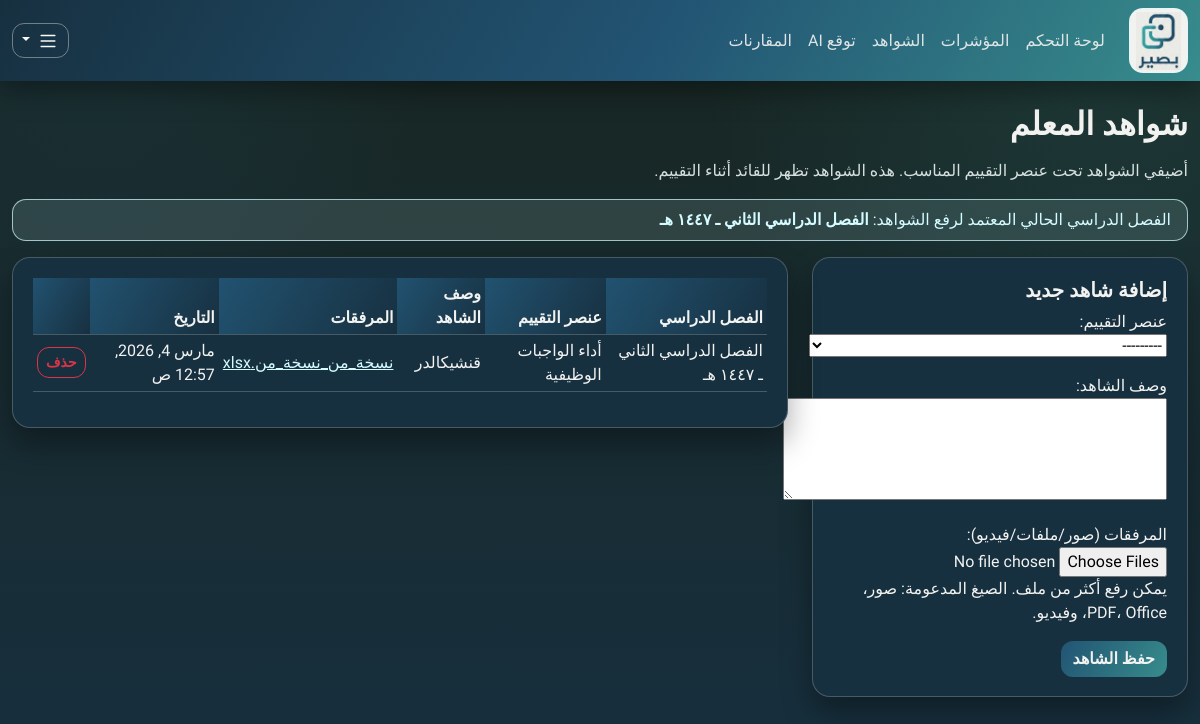
The page /evidences/ (signed in) on the database its author committed.
### apps/cycles/models.py (models this page shows, shortened)
class EvaluationCycle(models.Model):
    school = models.ForeignKey("schools.School", on_delete=models.CASCADE, related_name="cycles")
    name = models.CharField(max_length=100)
    start_date = models.DateField()
    end_date = models.DateField()
    is_active = models.BooleanField(default=True)
    created_at = models.DateTimeField(auto_now_add=True)
    class Meta:
        constraints = [
            models.UniqueConstraint(fields=["school", "name"], name="uq_cycle_school_name"),
            models.CheckConstraint(check=models.Q(end_date__gte=models.F("start_date")), name="ck_cycle_dates_order"),
        ]
        indexes = [models.Index(fields=["school", "is_active"])]

### apps/evaluations/models.py (models this page shows)
class TeacherEvidence(models.Model):
    teacher = models.ForeignKey("teachers.Teacher", on_delete=models.CASCADE, related_name="evidences")
    cycle = models.ForeignKey("cycles.EvaluationCycle", on_delete=models.CASCADE, related_name="evidences")
    criterion = models.ForeignKey("criteria.EvaluationCriterion", on_delete=models.PROTECT, related_name="evidences")
    evidence_text = models.TextField()
    evidence_url = models.URLField(blank=True, default="")
    submitted_by = models.ForeignKey("accounts.User", on_delete=models.PROTECT, related_name="submitted_evidences")
    created_at = models.DateTimeField(auto_now_add=True)
    updated_at = models.DateTimeField(auto_now=True)
    class Meta:
        constraints = [
            models.CheckConstraint(check=~models.Q(evidence_text=""), name="ck_evidence_text_not_empty"),
        ]
        indexes = [
            models.Index(fields=["teacher", "cycle", "created_at"]),
            models.Index(fields=["criterion", "created_at"]),
        ]

class EvidenceAttachment(models.Model):
    evidence = models.ForeignKey(TeacherEvidence, on_delete=models.CASCADE, related_name="attachments")
    file = models.FileField(
        upload_to="evidences/%Y/%m/%d/",
        validators=[
            FileExtensionValidator(
                allowed_extensions=[
                    "jpg",
                    "jpeg",
                    "png",
                    "gif",
                    "webp",
                    "pdf",
                    "doc",
                    "docx",
                    "xls",
                    "xlsx",
                    "ppt",
                    "pptx",
                    "txt",
                    "mp4",
                    "mov",
                    "avi",
                    "mkv",
                    "webm",
                    "m4v",
                ]
            )
        ],
    )
    uploaded_by = models.ForeignKey("accounts.User", on_delete=models.PROTECT, related_name="evidence_attachments")
    uploaded_at = models.DateTimeField(auto_now_add=True)
    class Meta:
        indexes = [
            models.Index(fields=["evidence", "uploaded_at"]),
        ]
    @property
    def filename(self) -> str:
        return os.path.basename(self.file.name)

### apps/criteria/models.py (models this page shows)
class EvaluationCriterion(models.Model):
    key = models.CharField(max_length=64, unique=True)
    name = models.CharField(max_length=255)
    weight_percent = models.PositiveSmallIntegerField()
    order = models.PositiveSmallIntegerField()
    is_active = models.BooleanField(default=True)
    class Meta:
        ordering = ["order"]
        constraints = [
            models.CheckConstraint(check=models.Q(weight_percent__in=[5, 10]), name="ck_criterion_weight_5_or_10"),
        ]
        indexes = [models.Index(fields=["is_active", "order"])]
    def __str__(self) -> str:
        return f"{self.order}. {self.name} ({self.weight_percent}%)"

### apps/ui/views.py (the view)
# urls.py: path("evidences/", views.evidences_page, name="evidences"),
@login_required
def evidences_page(request: HttpRequest) -> HttpResponse:
    if request.user.role != User.Role.TEACHER:
        messages.error(request, "إدخال الشواهد متاح للمعلم فقط.")
        return redirect("ui:dashboard")
    teacher = _teacher_for_user(request.user)
    if teacher is None:
        return render(request, "ui/evidences_missing_profile.html", status=400)
    current_semester = _active_semester_for_school(teacher.school)
    evidences = (
        TeacherEvidence.objects.filter(teacher=teacher)
        .select_related("cycle", "criterion")
        .prefetch_related("attachments")
        .order_by("-created_at")
    )
    if request.method == "POST":
        if current_semester is None:
            messages.error(request, "لا يوجد فصل دراسي نشط. يجب على المدير إضافة فصل دراسي أولاً.")
            return redirect("ui:evidences")
        form = TeacherEvidenceForm(request.POST, request.FILES, user=request.user, teacher=teacher)
        if form.is_valid():
            evidence = form.save(commit=False)
            evidence.teacher = teacher
            evidence.cycle = current_semester
            evidence.submitted_by = request.user
            evidence.save()
            attachments = form.cleaned_data.get("attachments", [])
            for uploaded_file in attachments:
                EvidenceAttachment.objects.create(
                    evidence=evidence,
                    file=uploaded_file,
                    uploaded_by=request.user,
                )
            log_audit(
                actor=request.user,
                action="evidence.created",
                entity_type="TeacherEvidence",
                entity_id=str(evidence.id),
                after={
                    "teacher_id": evidence.teacher_id,
                    "cycle_id": evidence.cycle_id,
                    "criterion_id": evidence.criterion_id,
                    "attachments_count": len(attachments),
                },
            )
            messages.success(request, "تمت إضافة الشاهد بنجاح.")
            return redirect("ui:evidences")
    else:
        form = TeacherEvidenceForm(user=request.user, teacher=teacher)
    return render(
        request,
        "ui/evidences.html",
        {"form": form, "evidences": evidences, "current_semester": current_semester},
    )

### apps/ui/forms.py (shortened to what this page needs)
class TeacherEvidenceForm(forms.ModelForm):
    attachments = MultipleFileField(
        required=True,
        label="المرفقات (صور/ملفات/فيديو)",
        help_text="يمكن رفع أكثر من ملف. الصيغ المدعومة: صور، PDF، Office، وفيديو.",
    )
    class Meta:
        model = TeacherEvidence
        fields = ["criterion", "evidence_text"]
        labels = {
            "criterion": "عنصر التقييم",
            "evidence_text": "وصف الشاهد",
        }
        widgets = {
            "evidence_text": forms.Textarea(attrs={"rows": 4}),
        }
    def __init__(self, *args, **kwargs):
        self.user = kwargs.pop("user")
        self.teacher = kwargs.pop("teacher")
        super().__init__(*args, **kwargs)
        self.fields["criterion"].queryset = EvaluationCriterion.objects.filter(is_active=True).order_by("order")
        self.fields["attachments"].widget.attrs.update(
            {
                "multiple": True,
                "accept": ".jpg,.jpeg,.png,.gif,.webp,.pdf,.doc,.docx,.xls,.xlsx,.ppt,.pptx,.txt,.mp4,.mov,.avi,.mkv,.webm,.m4v",
            }
        )

### apps/ui/views.py (called while the page is built)
def _teacher_for_user(user: User) -> Teacher | None:
    return Teacher.objects.filter(user=user).first()

def _active_semester_for_school(school):
    return (
        EvaluationCycle.objects.filter(school=school, is_active=True)
        .order_by("-start_date")
        .first()
    )

### apps/ui/templates/ui/evidences.html (shortened to what this page needs)
{% extends "ui/base.html" %}
{% block content %}
<h2 class="mb-3">شواهد المعلم</h2>
<p class="text-muted">أضيفي الشواهد تحت عنصر التقييم المناسب. هذه الشواهد تظهر للقائد أثناء التقييم.</p>
{% if current_semester %}
  <div class="alert alert-info py-2">الفصل الدراسي الحالي المعتمد لرفع الشواهد: <strong>{{ current_semester.name }}</strong></div>
{% else %}
  <div class="alert alert-warning py-2">لا يوجد فصل دراسي نشط حالياً. يجب على المدير إضافة فصل دراسي أولاً.</div>
{% endif %}
<div class="row g-4">
  <div class="col-lg-4">
    <div class="card">
      <div class="card-body">
        <h5>إضافة شاهد جديد</h5>
        <form method="post" enctype="multipart/form-data">
          {{ form.as_p }}
          <button class="btn btn-primary" type="submit">حفظ الشاهد</button>
        </form>
      </div>
    </div>
  </div>
  <div class="col-lg-8">
    <div class="card">
      <div class="card-body">
        <div class="table-responsive">
          <table class="table table-sm align-middle">
            <thead>
              <tr>
                <th>الفصل الدراسي</th>
                <th>عنصر التقييم</th>
                <th>وصف الشاهد</th>
                <th>المرفقات</th>
                <th>التاريخ</th>
                <th></th>
              </tr>
            </thead>
            <tbody>
              {% for evidence in evidences %}
              <tr>
                <td>{{ evidence.cycle.name }}</td>
                <td>{{ evidence.criterion.name }}</td>
                <td>{{ evidence.evidence_text|truncatechars:120 }}</td>
                <td>
                  {% for attachment in evidence.attachments.all %}
                    <div><a href="{{ attachment.file.url }}" target="_blank" rel="noopener">{{ attachment.filename }}</a></div>
                  {% empty %}
                    -
                  {% endfor %}
                </td>
                <td>{{ evidence.created_at }}</td>
                <td>
                  <form method="post" action="{% url 'ui:evidence-delete' evidence.id %}">
                    <button class="btn btn-outline-danger btn-sm" type="submit">حذف</button>
                  </form>
                </td>
              </tr>
              {% empty %}
              <tr>
                <td colspan="6" class="text-muted">لا توجد شواهد مضافة حتى الآن.</td>
              </tr>
              {% endfor %}
            </tbody>
          </table>
        </div>
      </div>
    </div>
  </div>
</div>
{% endblock %}

### apps/ui/templates/ui/base.html (style rules this page uses)
:root { --brand-primary: #225473; --brand-deep: #173040; --brand-accent: #378C8C; --accent-warm: #FFEDD4; --accent-cool: #D4FBFF; --bg-main: #182621; --text-main: #F2F2F0; --text-muted: #D6E1DF; --surface: #173040; --surface-soft: #225473; --line: rgba(242, 242, 240, 0.22); --shadow: 0 16px 30px rgba(0, 0, 0, 0.34); }
body { font-family: "Cairo", sans-serif; color: var(--text-main); background: radial-gradient(circle at 92% 8%, rgba(55, 140, 140, 0.16), transparent 30%), radial-gradient(circle at 8% 4%, rgba(34, 84, 115, 0.2), transparent 25%), linear-gradient(180deg, #182621 0%, #173040 100%); min-height: 100vh; }
h1, h2, h3, h4, h5, h6 { font-weight: 700; color: var(--text-main); }
.card { border: 1px solid var(--line); border-radius: 18px; box-shadow: var(--shadow); background: var(--surface); }
.card .card-body { padding: 1.2rem 1.25rem; }
.table { --bs-table-bg: transparent; --bs-table-border-color: var(--line); color: var(--text-main); }
.table thead th { background: linear-gradient(120deg, rgba(34, 84, 115, 0.95), rgba(23, 48, 64, 0.95)); color: var(--text-main); border-bottom-width: 1px; font-weight: 700; }
.table td, .table th, .form-label, .navbar-text, p, li { color: var(--text-main); }
.btn { border-radius: 12px; font-weight: 700; box-shadow: none; }
.btn-primary { border: none; color: #F2F2F0; background: linear-gradient(120deg, #225473, #378C8C); }
.alert { border-radius: 14px; border-width: 1px; color: #F2F2F0; }
.alert-info { background: rgba(212, 251, 255, 0.12); border-color: rgba(212, 251, 255, 0.7); color: var(--accent-cool); }
.text-muted { color: var(--text-muted) !important; }
a { color: var(--accent-cool); }

### rows shown on the page
EvaluationCycle: name "الفصل الدراسي الثاني ـ ١٤٤٧ هـ"
TeacherEvidence: cycle.name "الفصل الدراسي الثاني ـ ١٤٤٧ هـ", criterion.name "أداء الواجبات الوظيفية", evidence_text "قنشيكالدر", created_at "مارس 4, 2026, 12:57 ص"
EvidenceAttachment: filename "نسخة_من_نسخة_من.xlsx"
